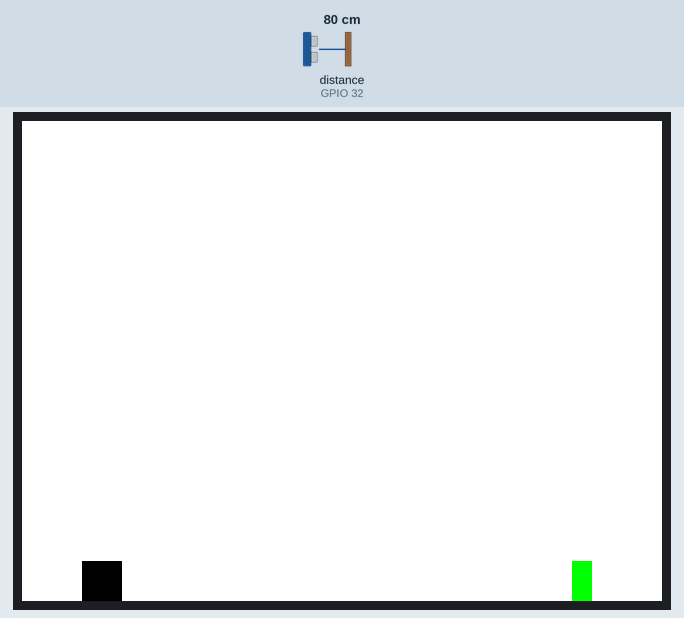
Simulated run of this sketch. Board: ESP32. Parts: 320×240 colour display. The inputs (shaded band) are chosen by the test bench; at power-on: distance to the obstacle (sensor on GPIO 32) 80 cm. The echo pulse lasts 58.3 µs per cm; what the sketch prints to the serial monitor is not drawn.

Above: at 1.4 s.
1.5 s: distance to the obstacle (sensor on GPIO 32) set to 2 cm
At 1.98 s:
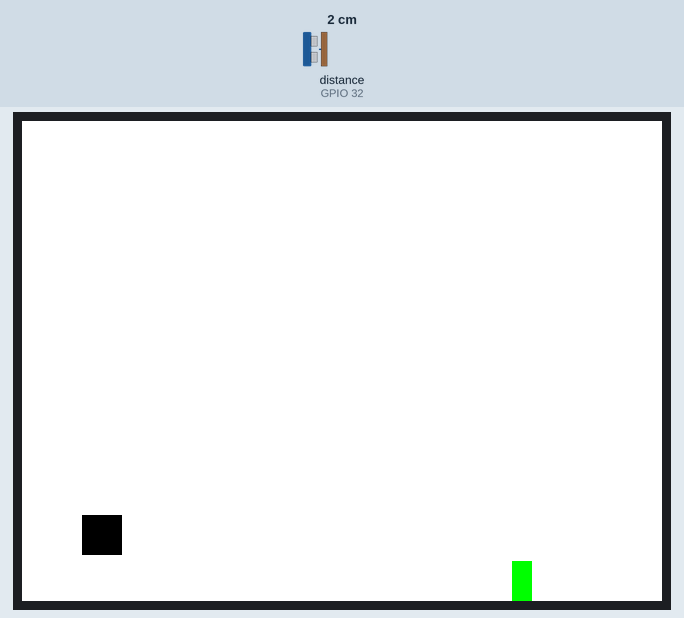
4.5 s: distance to the obstacle (sensor on GPIO 32) set to 4 cm
At 7.49 s:
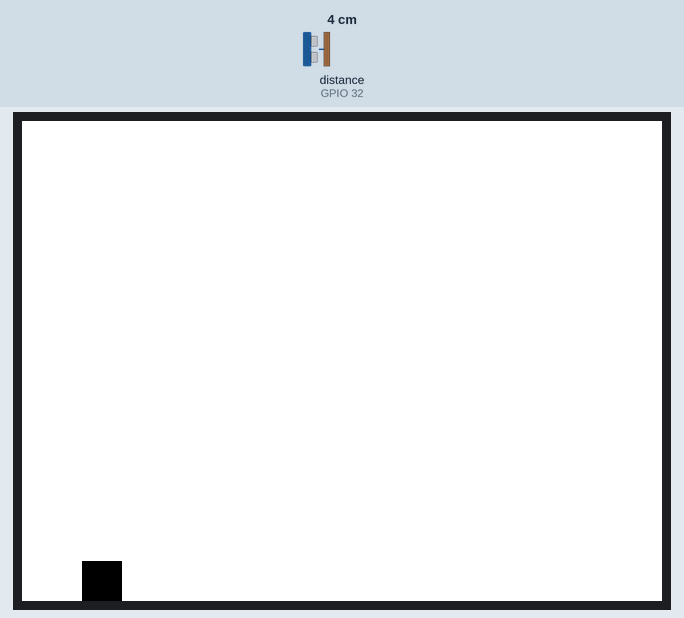
Timing chart, 0 to 9.0 s (numbered marks = the images above; inputs shaded):
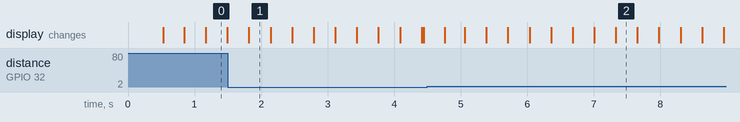

The sketch:

freertos.ino
```cpp
#include <Adafruit_GFX.h>
#include <Adafruit_ILI9341.h>
#include <NewPing.h>

#define TFT_CS    5
#define TFT_RST   4
#define TFT_DC    2
#define TFT_MOSI  23
#define TFT_CLK   18
#define TFT_MISO  19
#define TFT_LED   32
#define TFT_BL    33

#define TRIG_PIN 33
#define ECHO_PIN 32
#define MAX_DISTANCE 400

NewPing sonar(TRIG_PIN, ECHO_PIN, MAX_DISTANCE);
Adafruit_ILI9341 tft = Adafruit_ILI9341(TFT_CS, TFT_DC, TFT_RST);

// Game constants
const int dinoWidth = 20;
const int dinoHeight = 20;
const int gravity = 1;
const int jumpStrength = -12; // Higher jump strength for the dinosaur
const int cactusWidth = 10;
int cactusSpeed = 5; // Initial cactus speed

int dinoY;
int dinoVelocity;
int cactusX;
int cactusHeight;
int score = 0;

bool dinoInAir = false;
bool passedCactus = false;

void setup() {
  Serial.begin(115200);
  tft.begin();
  tft.setRotation(1);
  tft.fillScreen(ILI9341_WHITE);
  tft.setTextSize(2);
  tft.setTextColor(ILI9341_WHITE);

  pinMode(TFT_BL, OUTPUT);
  digitalWrite(TFT_BL, HIGH);

  dinoY = tft.height() - dinoHeight;
  dinoVelocity = 0;
  cactusX = tft.width();
  cactusHeight = dinoHeight;

  // Create FreeRTOS tasks
  xTaskCreate(updateGame, "Update Game", 4096, NULL, 1, NULL);
  xTaskCreate(checkSensor, "Check Sensor", 2048, NULL, 1, NULL);
}

void loop() {
  // Empty loop as tasks are handled by FreeRTOS
}

void updateGame(void *pvParameters) {
  while (true) {
    tft.fillScreen(ILI9341_WHITE);

    // Update dinosaur position
    dinoY += dinoVelocity;
    dinoVelocity += gravity;

    // Prevent dinosaur from going off the ground
    if (dinoY > tft.height() - dinoHeight) {
      dinoY = tft.height() - dinoHeight;
      dinoVelocity = 0;
      dinoInAir = false; // Dinosaur has landed
    }

    // Draw dinosaur
    tft.fillRect(30, dinoY, dinoWidth, dinoHeight, ILI9341_BLACK);

    // Update cactus position
    cactusX -= cactusSpeed;
    if (cactusX < -cactusWidth) {
      cactusX = tft.width();
      cactusHeight = dinoHeight;
      passedCactus = false; // Reset flag for new cactus
    }

    // Draw cactus
    tft.fillRect(cactusX, tft.height() - cactusHeight, cactusWidth, cactusHeight, ILI9341_GREEN);

    // Check for collisions
    if (30 + dinoWidth > cactusX && 30 < cactusX + cactusWidth) {
      if (dinoY + dinoHeight > tft.height() - cactusHeight) {
        tft.fillScreen(ILI9341_RED);
        tft.setCursor(tft.width() / 2 - 50, tft.height() / 2 - 10);
        tft.print("Permainan Selesai");
        tft.setCursor(tft.width() / 2 - 50, tft.height() / 2 + 10);
        tft.print("Score: ");
        tft.print(score);
        vTaskDelete(NULL);
      }
    }

    // Update score and increase cactus speed
    if (cactusX + cactusWidth < 30 && !passedCactus) {
      score++;
      cactusSpeed = 5 + score / 2; // Increase speed every 5 points
      passedCactus = true; // Mark this cactus as passed
    }

    // Display score
    tft.setCursor(10, 10); // Display score in the top-left corner
    tft.print("Score: ");
    tft.print(score);

    vTaskDelay(30 / portTICK_PERIOD_MS); // 30 ms delay
  }
}

void checkSensor(void *pvParameters) {
  while (true) {
    unsigned int distance = sonar.ping_cm();

    if (distance <= 3 && !dinoInAir) {
      dinoVelocity = jumpStrength;
      dinoInAir = true;
    }

    Serial.print("Distance: ");
    if (distance == 0) {
      Serial.println("Out of range");
    } else {
      Serial.print(distance);
      Serial.println(" cm");
    }

    vTaskDelay(50 / portTICK_PERIOD_MS); // 50 ms delay
  }
}
```
